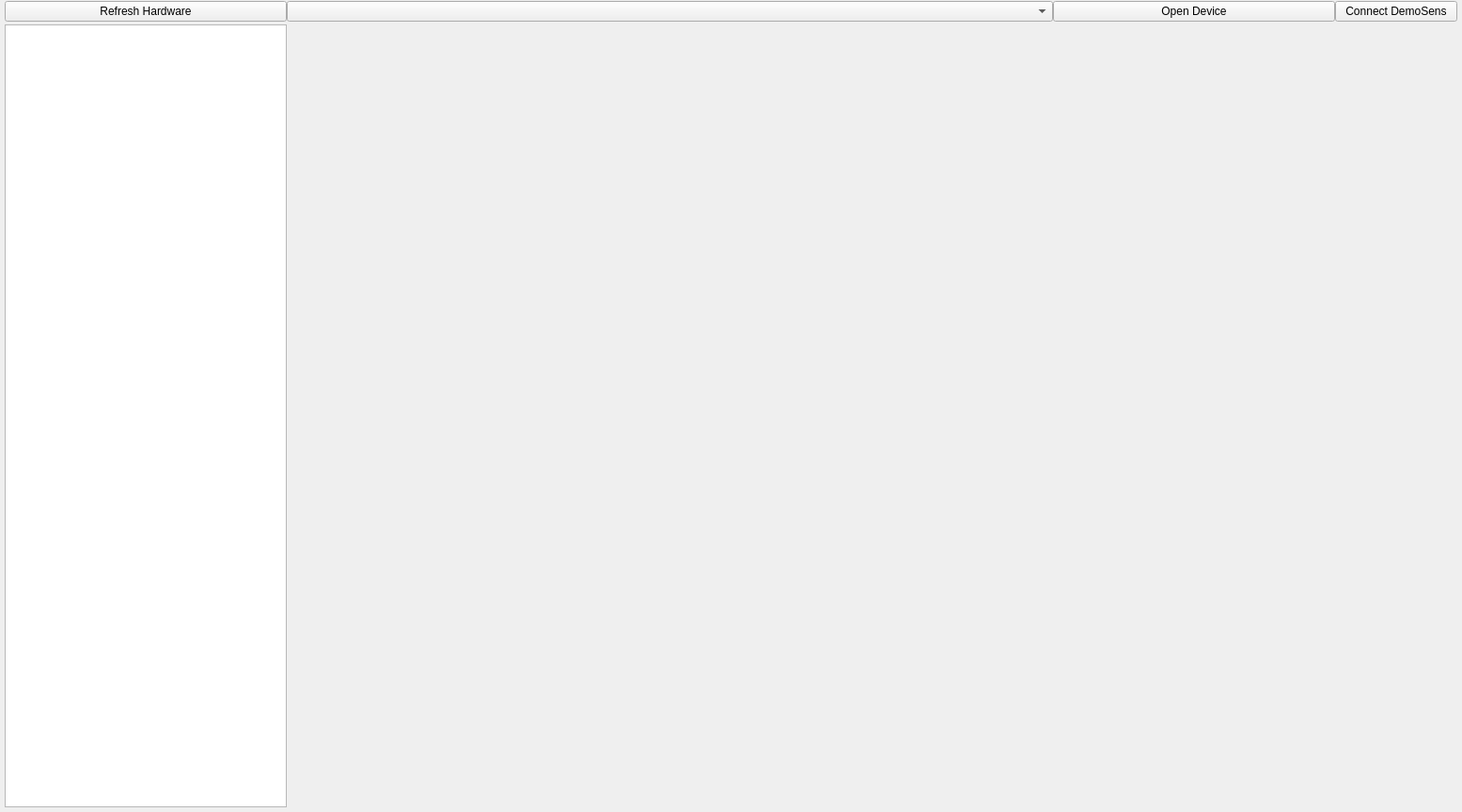
<?xml version="1.0" encoding="UTF-8"?>
<ui version="4.0">
 <class>QMainWnd</class>
 <widget class="QMainWindow" name="QMainWnd">
  <property name="geometry">
   <rect>
    <x>0</x>
    <y>0</y>
    <width>1555</width>
    <height>864</height>
   </rect>
  </property>
  <property name="sizePolicy">
   <sizepolicy hsizetype="Expanding" vsizetype="Expanding">
    <horstretch>0</horstretch>
    <verstretch>0</verstretch>
   </sizepolicy>
  </property>
  <property name="minimumSize">
   <size>
    <width>1200</width>
    <height>0</height>
   </size>
  </property>
  <property name="windowTitle">
   <string>QMainWnd</string>
  </property>
  <widget class="QWidget" name="centralwidget">
   <layout class="QGridLayout" name="gridLayout" columnstretch="0,1">
    <property name="leftMargin">
     <number>5</number>
    </property>
    <property name="topMargin">
     <number>1</number>
    </property>
    <property name="rightMargin">
     <number>5</number>
    </property>
    <property name="bottomMargin">
     <number>5</number>
    </property>
    <property name="verticalSpacing">
     <number>3</number>
    </property>
    <item row="1" column="1">
     <layout class="QHBoxLayout" name="tabLayout"/>
    </item>
    <item row="0" column="0" colspan="2">
     <layout class="QHBoxLayout" name="usbLayout">
      <item>
       <widget class="QPushButton" name="bthRefreshHardware">
        <property name="maximumSize">
         <size>
          <width>300</width>
          <height>16777215</height>
         </size>
        </property>
        <property name="text">
         <string>Refresh Hardware</string>
        </property>
       </widget>
      </item>
      <item>
       <widget class="QComboBox" name="comboDevice"/>
      </item>
      <item>
       <widget class="QPushButton" name="btnOpenDevice">
        <property name="maximumSize">
         <size>
          <width>300</width>
          <height>16777215</height>
         </size>
        </property>
        <property name="text">
         <string>Open Device</string>
        </property>
       </widget>
      </item>
      <item>
       <widget class="QPushButton" name="ConnectDemoBtn">
        <property name="maximumSize">
         <size>
          <width>130</width>
          <height>16777215</height>
         </size>
        </property>
        <property name="text">
         <string>Connect DemoSens</string>
        </property>
       </widget>
      </item>
     </layout>
    </item>
    <item row="1" column="0">
     <widget class="QTreeView" name="treeView">
      <property name="sizePolicy">
       <sizepolicy hsizetype="Expanding" vsizetype="Expanding">
        <horstretch>0</horstretch>
        <verstretch>0</verstretch>
       </sizepolicy>
      </property>
      <property name="minimumSize">
       <size>
        <width>300</width>
        <height>0</height>
       </size>
      </property>
      <property name="maximumSize">
       <size>
        <width>16777215</width>
        <height>16777215</height>
       </size>
      </property>
      <attribute name="headerVisible">
       <bool>true</bool>
      </attribute>
     </widget>
    </item>
   </layout>
  </widget>
 </widget>
 <resources/>
 <connections/>
</ui>
